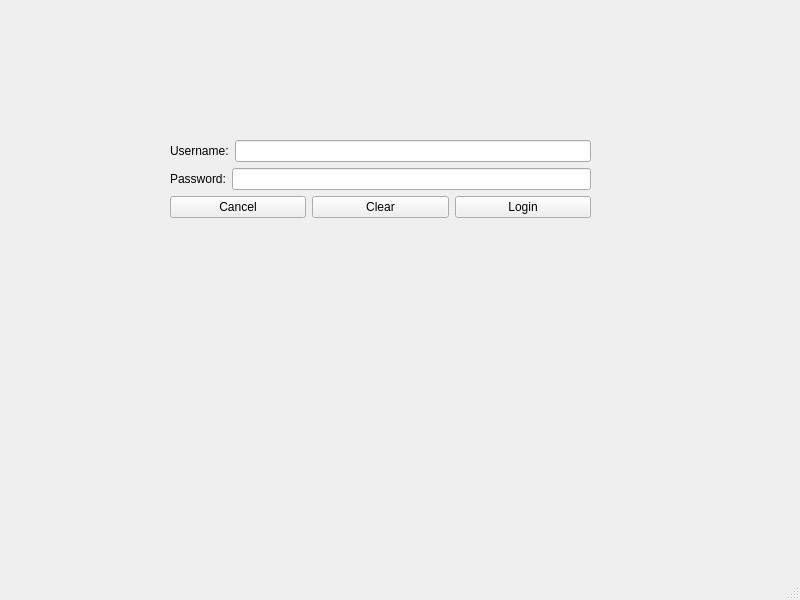
<?xml version="1.0" encoding="UTF-8"?>
<ui version="4.0">
 <class>adminLoginWindow</class>
 <widget class="QMainWindow" name="adminLoginWindow">
  <property name="geometry">
   <rect>
    <x>0</x>
    <y>0</y>
    <width>800</width>
    <height>600</height>
   </rect>
  </property>
  <property name="windowTitle">
   <string/>
  </property>
  <widget class="QWidget" name="centralwidget">
   <widget class="QWidget" name="verticalLayoutWidget">
    <property name="geometry">
     <rect>
      <x>170</x>
      <y>140</y>
      <width>421</width>
      <height>281</height>
     </rect>
    </property>
    <layout class="QVBoxLayout" name="verticalLayout">
     <item>
      <layout class="QHBoxLayout" name="horizontalLayout">
       <item>
        <widget class="QLabel" name="usernameLabel">
         <property name="text">
          <string>Username:</string>
         </property>
        </widget>
       </item>
       <item>
        <widget class="QLineEdit" name="usernameEdit"/>
       </item>
      </layout>
     </item>
     <item>
      <layout class="QHBoxLayout" name="horizontalLayout_2">
       <item>
        <widget class="QLabel" name="passwordLabel">
         <property name="text">
          <string>Password:</string>
         </property>
        </widget>
       </item>
       <item>
        <widget class="QLineEdit" name="passwordEdit">
         <property name="echoMode">
          <enum>QLineEdit::EchoMode::Password</enum>
         </property>
        </widget>
       </item>
      </layout>
     </item>
     <item>
      <layout class="QHBoxLayout" name="horizontalLayout_3">
       <item>
        <widget class="QPushButton" name="cancelButton">
         <property name="text">
          <string>Cancel</string>
         </property>
        </widget>
       </item>
       <item>
        <widget class="QPushButton" name="clearButton">
         <property name="text">
          <string>Clear</string>
         </property>
        </widget>
       </item>
       <item>
        <widget class="QPushButton" name="loginButton">
         <property name="text">
          <string>Login</string>
         </property>
        </widget>
       </item>
      </layout>
     </item>
     <item>
      <widget class="QLabel" name="warningLabel">
       <property name="text">
        <string/>
       </property>
       <property name="alignment">
        <set>Qt::AlignmentFlag::AlignCenter</set>
       </property>
      </widget>
     </item>
    </layout>
   </widget>
  </widget>
  <widget class="QMenuBar" name="menubar">
   <property name="geometry">
    <rect>
     <x>0</x>
     <y>0</y>
     <width>800</width>
     <height>24</height>
    </rect>
   </property>
  </widget>
  <widget class="QStatusBar" name="statusbar"/>
 </widget>
 <resources/>
 <connections/>
</ui>
